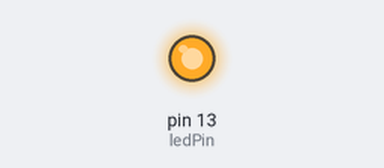
Simulated run of this sketch. Board: Arduino Uno, built with avr-gcc and run on an emulated ATmega328P. Shown: output pins drawn as LEDs (lit = HIGH).

Above: at 1.0 s.
At 4.6 s:
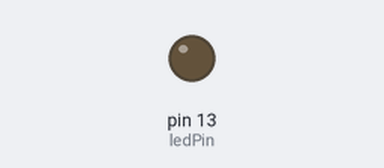
Timing chart, 0 to 6.0 s (numbered marks = the images above):
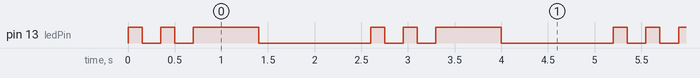

Measured:
- by itself, pin 13 (ledPin): repeats every 2.6 s: LOW 0.20 s, HIGH 0.15 s, LOW 0.20 s, HIGH 0.70 s, LOW 1.2 s, HIGH 0.15 s
- by itself, everything shown: repeats every 2.6 s, in 6 steps

The sketch:

b0_02_signature_worked.ino
```cpp
// ==================================================================
//   BAND 0, PART 6  -  A WORKED EXAMPLE
//
//   WHAT IT DOES
//     Blinks a signature: two short flashes, one long flash,
//     then a rest, over and over.
//
//   WIRING
//     None. Uses the built-in light on pin 13.
//
//   WHAT IS NEW HERE
//     The five lines at the top give names to numbers.
//     int shortFlash = 150;  means: make a name called shortFlash
//     and put 150 in it. After that, writing shortFlash anywhere
//     is the same as writing 150.
//     Change one number at the top and the whole pattern changes.
// ==================================================================

int ledPin = 13;
int shortFlash = 150;
int longFlash = 700;
int gap = 200;
int rest = 1200;

void setup() {
  pinMode(ledPin, OUTPUT);
}

void loop() {
  digitalWrite(ledPin, HIGH);
  delay(shortFlash);
  digitalWrite(ledPin, LOW);
  delay(gap);

  digitalWrite(ledPin, HIGH);
  delay(shortFlash);
  digitalWrite(ledPin, LOW);
  delay(gap);

  digitalWrite(ledPin, HIGH);
  delay(longFlash);
  digitalWrite(ledPin, LOW);
  delay(rest);
}
```
